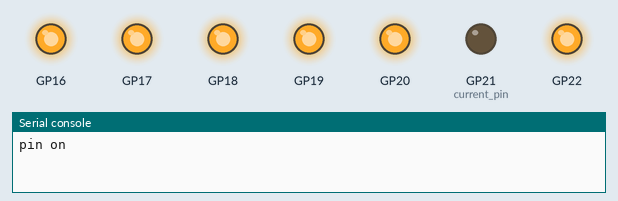
Simulated run of this program. Board: Raspberry Pi Pico running MicroPython. Shown: output pins drawn as LEDs (lit = HIGH), the last lines printed to the serial console.

Above: at 1.0 s.
At 3.0 s:
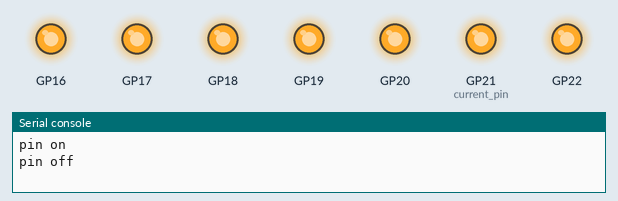
Timing chart, 0 to 5.2 s (numbered marks = the images above):
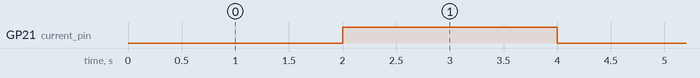

Measured:
- by itself, GP21 (current_pin): alternates HIGH for 2.0 s and LOW for 2.0 s

The program:

pin_relay_test.py
```python
from machine import Pin
import time

def reset_pins():
    gpio_pin_list = range(16, 23) #excluding pin 23
    for i in gpio_pin_list:
        gpio_pin = Pin(i, Pin.OUT)
        gpio_pin.on()

reset_pins()
current_pin = Pin(21, Pin.OUT)

while True:
    current_pin.off() #pin is actually on, current goes through
    print("pin on")
    time.sleep(2)
    current_pin.on() #pin is actually off, no current
    print("pin off")
    time.sleep(2)
```
